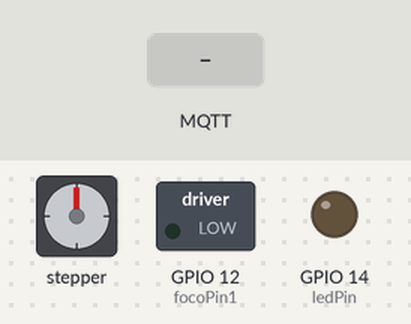
This sketch was run on a simulated ESP32. Shown: stepper motor, switched loads named in the sketch (green lamp = pin HIGH), output pins drawn as LEDs (lit = HIGH). The inputs (shaded band) are chosen by the test bench. WiFi joins after 1.5 s; servers stay silent unless stated; no MQTT or app messages arrive unless stated; stepper angles assume 2048 steps per turn; what the sketch prints to the serial monitor is not drawn.

Above: at 2.7 s.
2.8 s: MQTT message "5" arrives on the first subscribed topic
At 3.8 s:
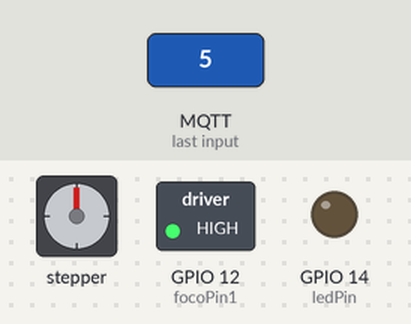
4.3 s: MQTT message "5" arrives on the second subscribed topic
At 4.9 s:
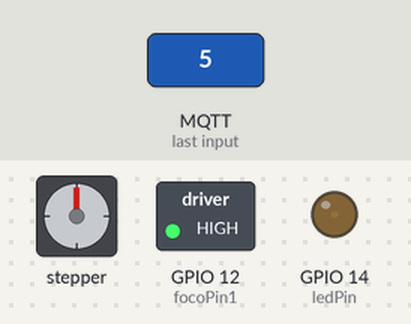
5.8 s: MQTT message "0" arrives on the first subscribed topic
At 7.0 s:
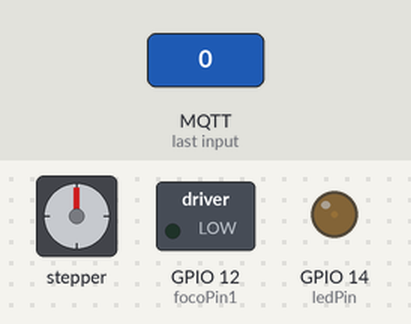
7.3 s: MQTT message "5" arrives on the third subscribed topic
8.8 s: MQTT message "90" arrives on the third subscribed topic
At 9.5 s:
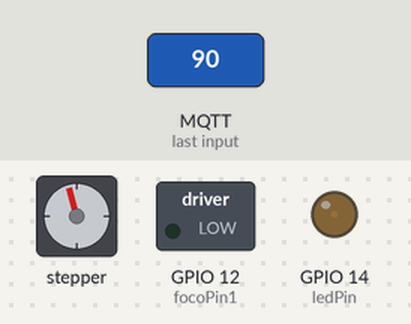
10.4 s: MQTT message "0" arrives on the second subscribed topic
At 10.7 s:
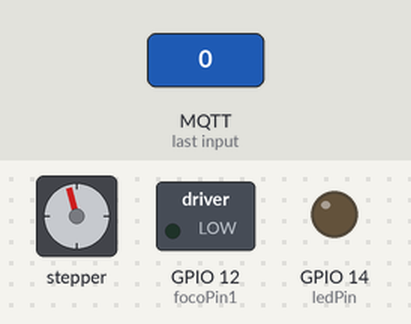
Timing chart, 0 to 12.9 s (numbered marks = the images above; inputs shaded):
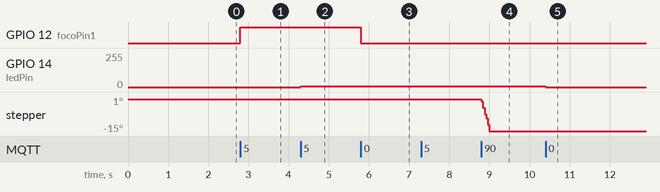

The sketch:

proyecto_final_MQTT_con_boker_para_ESP32.ino
```cpp
#include <WiFi.h>
#include <WiFiClientSecure.h>
#include <PubSubClient.h>
#include <Stepper.h>

// Configuración de la red WiFi
const char* ssid = "D08D16";
const char* password = "82C26C2C40627";

// Configuración del servidor MQTT
const char* mqtt_server = "47fd6b6ea9ce48fbb951678b77c1bc22.s1.eu.hivemq.cloud";
const int mqtt_port = 8883;
const char* mqtt_username = "espetito";
const char* mqtt_password = "PELUche123";

// Canales MQTT
const char* CONTROL_FOCOS_TOPIC = "control-focos";
const char* CONTROL_LED_TOPIC = "control-led";
const char* CONTROL_MOTOR_TOPIC = "control-motor";

// Pines de los dispositivos
const int focoPin1 = 12;      // Foco
const int ledPin = 14;        // LED
const int stepsPerRevolution = 2048; // Motor a pasos
Stepper myStepper(stepsPerRevolution, 33, 25, 26, 27); // Motor a pasos


// Certificado raíz
static const char* root_ca PROGMEM = R"EOF(
-----BEGIN CERTIFICATE-----
MIIFazCCA1OgAwIBAgIRAIIQz7DSQONZRGPgu2OCiwAwDQYJKoZIhvcNAQELBQAw
TzELMAkGA1UEBhMCVVMxKTAnBgNVBAoTIEludGVybmV0IFNlY3VyaXR5IFJlc2Vh
cmNoIEdyb3VwMRUwEwYDVQQDEwxJU1JHIFJvb3QgWDEwHhcNMTUwNjA0MTEwNDM4
WhcNMzUwNjA0MTEwNDM4WjBPMQswCQYDVQQGEwJVUzEpMCcGA1UEChMgSW50ZXJu
ZXQgU2VjdXJpdHkgUmVzZWFyY2ggR3JvdXAxFTATBgNVBAMTDElTUkcgUm9vdCBY
MTCCAiIwDQYJKoZIhvcNAQEBBQADggIPADCCAgoCggIBAK3oJHP0FDfzm54rVygc
h77ct984kIxuPOZXoHj3dcKi/vVqbvYATyjb3miGbESTtrFj/RQSa78f0uoxmyF+
0TM8ukj13Xnfs7j/EvEhmkvBioZxaUpmZmyPfjxwv60pIgbz5MDmgK7iS4+3mX6U
A5/TR5d8mUgjU+g4rk8Kb4Mu0UlXjIB0ttov0DiNewNwIRt18jA8+o+u3dpjq+sW
T8KOEUt+zwvo/7V3LvSye0rgTBIlDHCNAymg4VMk7BPZ7hm/ELNKjD+Jo2FR3qyH
B5T0Y3HsLuJvW5iB4YlcNHlsdu87kGJ55tukmi8mxdAQ4Q7e2RCOFvu396j3x+UC
B5iPNgiV5+I3lg02dZ77DnKxHZu8A/lJBdiB3QW0KtZB6awBdpUKD9jf1b0SHzUv
KBds0pjBqAlkd25HN7rOrFleaJ1/ctaJxQZBKT5ZPt0m9STJEadao0xAH0ahmbWn
OlFuhjuefXKnEgV4We0+UXgVCwOPjdAvBbI+e0ocS3MFEvzG6uBQE3xDk3SzynTn
jh8BCNAw1FtxNrQHusEwMFxIt4I7mKZ9YIqioymCzLq9gwQbooMDQaHWBfEbwrbw
qHyGO0aoSCqI3Haadr8faqU9GY/rOPNk3sgrDQoo//fb4hVC1CLQJ13hef4Y53CI
rU7m2Ys6xt0nUW7/vGT1M0NPAgMBAAGjQjBAMA4GA1UdDwEB/wQEAwIBBjAPBgNV
HRMBAf8EBTADAQH/MB0GA1UdDgQWBBR5tFnme7bl5AFzgAiIyBpY9umbbjANBgkq
hkiG9w0BAQsFAAOCAgEAVR9YqbyyqFDQDLHYGmkgJykIrGF1XIpu+ILlaS/V9lZL
ubhzEFnTIZd+50xx+7LSYK05qAvqFyFWhfFQDlnrzuBZ6brJFe+GnY+EgPbk6ZGQ
3BebYhtF8GaV0nxvwuo77x/Py9auJ/GpsMiu/X1+mvoiBOv/2X/qkSsisRcOj/KK
NFtY2PwByVS5uCbMiogziUwthDyC3+6WVwW6LLv3xLfHTjuCvjHIInNzktHCgKQ5
ORAzI4JMPJ+GslWYHb4phowim57iaztXOoJwTdwJx4nLCgdNbOhdjsnvzqvHu7Ur
TkXWStAmzOVyyghqpZXjFaH3pO3JLF+l+/+sKAIuvtd7u+Nxe5AW0wdeRlN8NwdC
jNPElpzVmbUq4JUagEiuTDkHzsxHpFKVK7q4+63SM1N95R1NbdWhscdCb+ZAJzVc
oyi3B43njTOQ5yOf+1CceWxG1bQVs5ZufpsMljq4Ui0/1lvh+wjChP4kqKOJ2qxq
4RgqsahDYVvTH9w7jXbyLeiNdd8XM2w9U/t7y0Ff/9yi0GE44Za4rF2LN9d11TPA
mRGunUHBcnWEvgJBQl9nJEiU0Zsnvgc/ubhPgXRR4Xq37Z0j4r7g1SgEEzwxA57d
emyPxgcYxn/eR44/KJ4EBs+lVDR3veyJm+kXQ99b21/+jh5Xos1AnX5iItreGCc=
-----END CERTIFICATE-----
)EOF";

WiFiClientSecure espClient;
PubSubClient client(espClient);

// Configuración de WiFi
void setup_wifi() {
  delay(10);
  Serial.println("Connecting to WiFi...");
  WiFi.begin(ssid, password);
  while (WiFi.status() != WL_CONNECTED) {
    delay(500);
    Serial.print(".");
  }
  Serial.println("Connected to WiFi.");
}

// Callback para el mensaje recibido
void callback(char* topic, byte* payload, unsigned int length) {
  Serial.print("Mensaje recibido en el canal: ");
  Serial.println(topic);

  if (strcmp(topic, CONTROL_FOCOS_TOPIC) == 0) {
    int estado = payload[0] - '0'; // Interpretar como '0' (apagado) o '1' (encendido)
    digitalWrite(focoPin1, estado);
    Serial.print("Estado del foco: ");
    Serial.println(estado ? "Encendido" : "Apagado");
  } else if (strcmp(topic, CONTROL_LED_TOPIC) == 0) {
    int brillo = atoi((char*)payload); // Interpretar como valor de brillo (0-255)
    analogWrite(ledPin, brillo);
    Serial.print("Brillo del LED: ");
    Serial.println(brillo);
  } else if (strcmp(topic, CONTROL_MOTOR_TOPIC) == 0) {
    int steps = atoi((char*)payload); // Convertir el payload a entero
    if (steps >= 1 && steps <= 50) {
      myStepper.step(steps); // Girar a la derecha
      Serial.println("Motor girando a la derecha.");
    } else if (steps >= 51 && steps <= 100) {
      myStepper.step(-steps); // Girar a la izquierda
      Serial.println("Motor girando a la izquierda.");
    } else {
      Serial.println("Comando fuera de rango.");
    }
  }
}

// Reconexión a MQTT
void reconnect() {
  while (!client.connected()) {
    Serial.print("Attempting MQTT connection...");
    if (client.connect("ESP32Client", mqtt_username, mqtt_password)) {
      Serial.println("Connected to MQTT.");
      client.subscribe(CONTROL_FOCOS_TOPIC);
      client.subscribe(CONTROL_LED_TOPIC);
      client.subscribe(CONTROL_MOTOR_TOPIC);
    } else {
      Serial.print("Failed, rc=");
      Serial.println(client.state());
      delay(5000);
    }
  }
}

void setup() {
  Serial.begin(115200);
  setup_wifi();
  espClient.setCACert(root_ca);
  client.setServer(mqtt_server, mqtt_port);
  client.setCallback(callback);

  pinMode(focoPin1, OUTPUT);
  digitalWrite(focoPin1, LOW); // Apagar foco al inicio

  pinMode(ledPin, OUTPUT);
  myStepper.setSpeed(12); // Configurar velocidad del motor
}

void loop() {
  if (!client.connected()) {
    reconnect();
  }
  client.loop();
}
```

Measured:
- after the input at 2.8 s, GPIO 12 (focoPin1): LOW → HIGH at once
- after the input at 4.3 s, GPIO 14 (ledPin): 0/255 → 5/255 at once
- after the input at 5.8 s, GPIO 12 (focoPin1): HIGH → LOW at once
- after the input at 8.8 s, stepper: turns 15° counter-clockwise in 0.20 s, starting at once
- after the input at 10.4 s, GPIO 14 (ledPin): 5/255 → 0/255 at once
